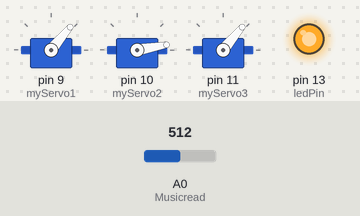
Simulated run of this sketch. Board: Arduino Uno, built with avr-gcc and run on an emulated ATmega328P. On the bench: 3 × servo, output pins drawn as LEDs (lit = HIGH). Inputs (shaded band) come from the test bench; at power-on: A0 (Musicread) = 512.

Above: at 1.2 s.
1.3 s: A0 (Musicread) set to 0
At 2.3 s:
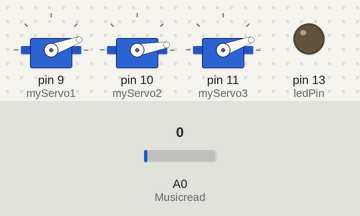
2.9 s: A0 (Musicread) set to 21
At 3.37 s:
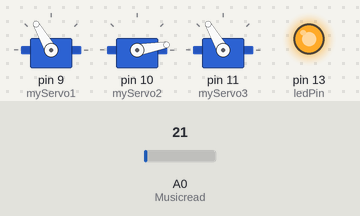
At 4.91 s:
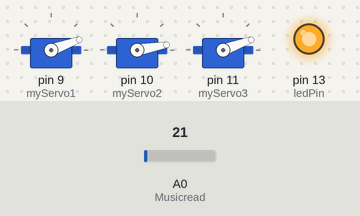
Timing chart, 0 to 17.0 s (numbered marks = the images above; inputs shaded):
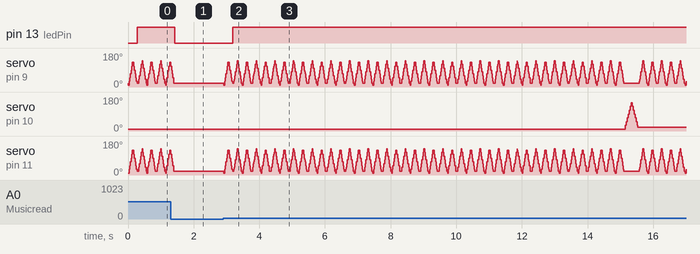

The sketch:

alexa_ruxpin.ino
```cpp
#include <Servo.h>

//declare constants for audio input
int Musicread = 0;
int Music;

//LED pin is only for testing
const int ledPin = 13;

//declare constants for servos
Servo myServo1;
Servo myServo2;
Servo myServo3;
int pos = 10;
int pos2 = 20;
int pos3 = 10;

//declare constants for timer
long previousMillis = 0;
long interval = 15000; // timer is set to 15 second intervals


void setup(){
  pinMode(ledPin, OUTPUT); //Assign LED pin mode
  myServo1.attach(9); //Nose servo
  myServo2.attach(10); //Eyes servo
  myServo3.attach(11); //Mouth Servo
  myServo1.write(20); //Nose beginning servo position
  myServo2.write(10); //Eyes beginning servo position
  myServo3.write(10); //Mouth beginning servo position

}

void loop(){
  //Set timer for eyeblinks (every 15 seconds)
  unsigned long currentMillis = millis();
  if(currentMillis - previousMillis > interval){
    previousMillis = currentMillis;
    eyeBlink();
  }

  //Read audio value from analog pin.
  //If the value equals 1, run the small movement talk script
  //If the value is greater than 1, rin the large movement talk script
  //Otherwise, set everything back to its original value.
  Music = analogRead(Musicread);
  delay(10);
  if (Music == 1){
    talk();
    digitalWrite(ledPin, HIGH);
    delay(10);
  } else if (Music > 1){
    talk2();
    digitalWrite(ledPin, HIGH);
    delay(10);
  } else {
    //myServo3.write(10);
    digitalWrite(ledPin, LOW);
    delay(10);
  }
}

//Small movement talk script (opens mouth a little)
void talk()
{
   for(pos = 10; pos < 90; pos += 5)  // goes from 0 degrees to 180 degrees
  {                                  // in steps of 1 degree
    myServo1.write(pos);              // tell servo to go to position in variable 'pos'
    myServo3.write(pos);
    delay(10);                       // waits 15ms for the servo to reach the position
  }
  for(pos = 90; pos>=11; pos-= 5)     // goes from 180 degrees to 0 degrees
  {
    myServo1.write(pos);              // tell servo to go to position in variable 'pos'
    myServo3.write(pos);
    delay(10);                       // waits 15ms for the servo to reach the position
  }
}

//Large movement talk script (opens mouth a lot)
void talk2()
{
   for(pos = 10; pos < 140; pos += 10)  // goes from 0 degrees to 180 degrees
  {                                  // in steps of 1 degree
    myServo1.write(pos);              // tell servo to go to position in variable 'pos'
    myServo3.write(pos);
    delay(10);                       // waits 15ms for the servo to reach the position
  }
  for(pos = 140; pos>=11; pos-= 10)     // goes from 180 degrees to 0 degrees
  {
    myServo1.write(pos);              // tell servo to go to position in variable 'pos'
    myServo3.write(pos);
    delay(10);                       // waits 15ms for the servo to reach the position
  }
}

//Eye blink script
void eyeBlink()
{
  for(pos3 = 10; pos3 < 150; pos3 += 10)  // goes from 0 degrees to 180 degrees
  {                                  // in steps of 1 degree
    myServo2.write(pos3);              // tell servo to go to position in variable 'pos'
    delay(15);                       // waits 15ms for the servo to reach the position
  }
  for(pos3 = 150; pos3>=11 ; pos3-= 10)     // goes from 180 degrees to 0 degrees
  {
    myServo2.write(pos3);              // tell servo to go to position in variable 'pos'
    delay(15);                       // waits 15ms for the servo to reach the position
  }
}
```

Measured:
- after the input at 1.3 s, pin 13 (ledPin): HIGH → LOW after 0.13 s; servo on pin 9 (myServo1), servo on pin 11 (myServo3): goes on until 1.4 s, then stays 20°
- after the input at 2.9 s, pin 13 (ledPin): LOW → HIGH after 0.28 s
- by itself, servo on pin 10 (myServo2): rises from 10° to 150° in 0.18 s, then falls to 20° in 0.20 s
